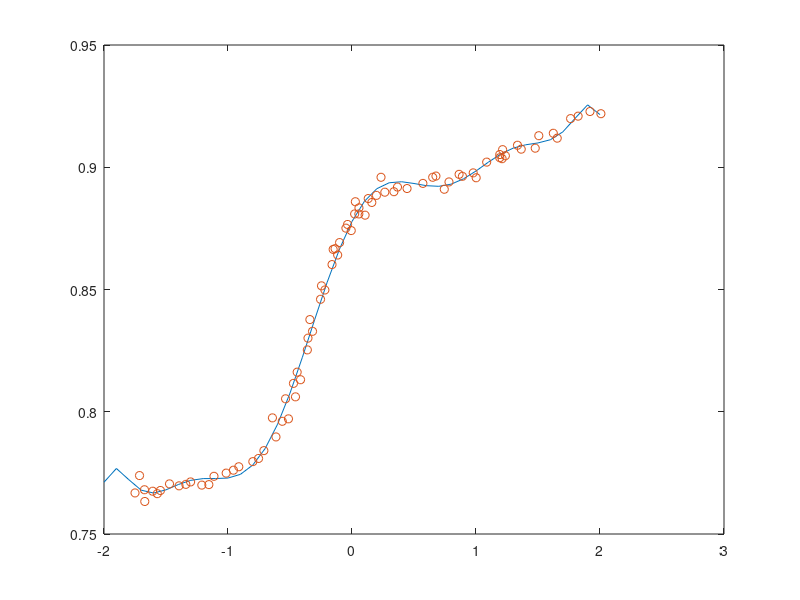

MATLAB code for this plot:
% Models for Module 8.3 on "Empirical Models"
% File:  EmpiricalModels.m

%%
% Linear Empirical Model
% Figure 8.3.1
xLst = [0.2, 0.4, 0.3, 0.3];
yLst = [0.1, 0.3, 0.3, 0.6];
plot(xLst, yLst, 'o')

% Figure 8.3.2
hold on
lineCoeffs = polyfit(xLst, yLst, 1)
x = 0:0.1:0.6;
lineValues = polyval(lineCoeffs, x);
plot(x, lineValues);
hold off

% Predictions
x = 0.34;
polyval(lineCoeffs, x)

%%
% Non-Linear One-Term Model

% Figure 8.3.5
xLst = [1.309, 1.471, 1.490, 1.565, 1.611, 1.680];
yLst = [2.138, 3.421, 3.597, 4.340, 4.882, 5.660];
plot(xLst, yLst, 'o', 'MarkerSize', 12, ...
                   'MarkerFaceColor', 'b')
hold on
lineCoeffs = polyfit(xLst, yLst, 1)
x = 1.3:0.1:1.7;
lineValues = polyval(lineCoeffs, x);
plot(x, lineValues);
hold off

% Figure 8.3.6
plot(xLst.^2, yLst, 'o', 'MarkerSize', 12, ...
                   'MarkerFaceColor', 'k')
% Figure 8.3.7
plot(xLst.^3, yLst, 'o', 'MarkerSize', 12, ...
                   'MarkerFaceColor', 'k')
% Figure 8.3.8
plot(xLst.^4, yLst, 'o', 'MarkerSize', 12, ...
                   'MarkerFaceColor', 'k')
% Figure 8.3.9
plot(xLst.^3.5, yLst, 'o', 'MarkerSize', 12, ...
                   'MarkerFaceColor', 'k')
% Figure 8.3.10
hold on
lineCoeffs = polyfit(xLst.^3.5, yLst, 1)
x = 1:8;
lineValues = polyval(lineCoeffs, x);
plot(x, lineValues);
hold off

% Figure 8.3.11
plot(xLst, yLst, 'o', 'MarkerSize', 12, ...
                   'MarkerFaceColor', 'b')
hold on
x = 'x';
f = @(x) lineCoeffs(1) .* x.^3.5 + lineCoeffs(2)
x = 1.3:0.01:1.8;
plot(x, f(x))
hold off

%%
% Solving for y in a One-Term Model
xLst = [77.6, 114.9, 141.1, 190.8, 239.9, 289.0, 332.8, ...
    378.4, 434.8, 477.3, 536.8, 593.1, 689.1, 760.0];
yLst = [10.07, 14.73, 17.94, 23.93, 29.61, 35.18, 40.02, ...
    44.82, 50.76, 55.05, 61.01, 66.40, 75.47, 81.78];

% Figure 8.3.13
plot(xLst, yLst, 'o', 'MarkerSize', 12, ...
                   'MarkerFaceColor', 'b')
% Figure 8.3.14
plot(xLst, yLst.^(6/5), 'o', 'MarkerSize', 12, ...
                   'MarkerFaceColor', 'b')
% The following command returns 0.2679   -5.4863 
lineCoeffs = polyfit(xLst, yLst.^(6/5), 1)

% Figure 8.3.15
p1 = plot(xLst, yLst, 'o', 'MarkerSize', 12, ...
                   'MarkerFaceColor', 'b');
hold on
x = 'x';
f = @(x) (lineCoeffs(1) .* x + lineCoeffs(2)).^(5/6)
x = 0:5:800;
p2 = plot(x, f(x));
hold off
% Alternative for plot of fitted curve
values = polyval(lineCoeffs, x).^(5/6);
plot(x, values);
hold off

%%
% Multi-term Models
xLst = [-6.860120914, -4.324130045, -4.358625055, -4.358426747, -6.955852379, -6.661145254, -6.355462942, -6.118102026, -7.115148017, -6.815308569, -6.519993057, -6.204119983, -5.853871964, -6.109523091, -5.79832982, -5.482672118, -5.171791386, -4.851705903, -4.517126416, -4.143573228, -3.709075441, -3.499489089, -6.300769497, -5.953504836, -5.642065153, -5.031376979, -4.680685696, -4.329846955, -3.928486195, -8.56735134, -8.363211311, -8.107682739, -7.823908741, -7.522878745, -7.218819279, -6.920818754, -6.628932138, -6.323946875, -5.991399828, -8.781464495, -8.663140179, -8.473531488, -8.247337057, -7.971428747, -7.676129393, -7.352812702, -7.072065318, -6.774174009, -6.478861916, -6.159517513, -6.835647144, -6.53165267, -6.224098421, -5.910094889, -5.598599459, -5.290645224, -4.974284616, -4.64454848, -4.290560426, -3.885055584, -3.408378962, -3.13200249, -8.726767166, -8.66695597, -8.511026475, -8.165388579, -7.886056648, -7.588043762, -7.283412422, -6.995678626, -6.691862621, -6.392544977, -6.067374056, -6.684029655, -6.378719832, -6.065855188, -5.752272167, -5.132414673, -4.811352704, -4.098269308, -3.66174277, -3.2644011];
yLst = [0.8116, 0.9072, 0.9052, 0.9039, 0.8053, 0.8377, 0.8667, 0.8809, 0.7975, 0.8162, 0.8515, 0.8766, 0.8885, 0.8859, 0.8959, 0.8913, 0.8959, 0.8971, 0.9021, 0.909 , 0.9139, 0.9199, 0.8692, 0.8872, 0.89  , 0.891 , 0.8977, 0.9035, 0.9078, 0.7675, 0.7705, 0.7713, 0.7736, 0.7775, 0.7841, 0.7971, 0.8329, 0.8641, 0.8804, 0.7668, 0.7633, 0.7678, 0.7697, 0.77  , 0.7749, 0.7796, 0.7897, 0.8131, 0.8498, 0.8741, 0.8061, 0.846 , 0.8751, 0.8856, 0.8919, 0.8934, 0.894 , 0.8957, 0.9047, 0.9129, 0.9209, 0.9219, 0.7739, 0.7681, 0.7665, 0.7703, 0.7702, 0.7761, 0.7809, 0.7961, 0.8253, 0.8602, 0.8809, 0.8301, 0.8664, 0.8834, 0.8898, 0.8964, 0.8963, 0.9074, 0.9119, 0.9228];

% Figure 8.3.16
plot(xLst, yLst, 'o', 'MarkerSize', 12, ...
                   'MarkerFaceColor', 'b');
% Figure 8.3.17
coeffs = polyfit(xLst, yLst, 4)
x = -9:0.1:-3;
values = polyval(coeffs, x);
plot(x, values);
hold on
plot(xLst, yLst, 'o');
hold off

% Figure 8.3.18
coeffs = polyfit(xLst, yLst, 10)
values = polyval(coeffs, x);
plot(x, values);
hold on
plot(xLst, yLst, 'o');
hold off

% Figure 8.3.19
% Coefficients (coeffs) in (x - mu(1))/mu(2)
% where mu(1) = mean and mu(2) = standard deviation
[coeffs, S, mu] = polyfit(xLst, yLst, 10)
x = -2:0.1:2;
values = polyval(coeffs, x);
plot(x, values);
hold on
% adjust original plot
plot((xLst - mu(1)) ./ mu(2), yLst, 'o');
hold off
